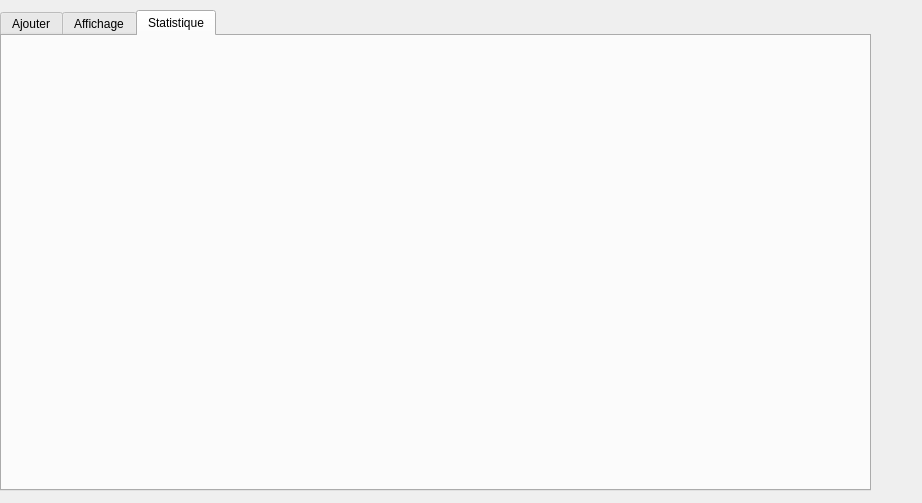
<?xml version="1.0" encoding="UTF-8"?>
<ui version="4.0">
 <class>immobilier</class>
 <widget class="QDialog" name="immobilier">
  <property name="geometry">
   <rect>
    <x>0</x>
    <y>0</y>
    <width>922</width>
    <height>503</height>
   </rect>
  </property>
  <property name="windowTitle">
   <string>Dialog</string>
  </property>
  <widget class="QTabWidget" name="tabWidget">
   <property name="geometry">
    <rect>
     <x>0</x>
     <y>10</y>
     <width>871</width>
     <height>481</height>
    </rect>
   </property>
   <property name="minimumSize">
    <size>
     <width>871</width>
     <height>0</height>
    </size>
   </property>
   <property name="cursor">
    <cursorShape>ArrowCursor</cursorShape>
   </property>
   <property name="currentIndex">
    <number>2</number>
   </property>
   <widget class="QWidget" name="tab_3">
    <attribute name="title">
     <string>Ajouter</string>
    </attribute>
    <widget class="QLabel" name="label">
     <property name="geometry">
      <rect>
       <x>45</x>
       <y>50</y>
       <width>81</width>
       <height>20</height>
      </rect>
     </property>
     <property name="text">
      <string>ID Immeuble</string>
     </property>
    </widget>
    <widget class="QLineEdit" name="ID_Produit">
     <property name="geometry">
      <rect>
       <x>160</x>
       <y>50</y>
       <width>113</width>
       <height>22</height>
      </rect>
     </property>
    </widget>
    <widget class="QPushButton" name="pushButton">
     <property name="geometry">
      <rect>
       <x>360</x>
       <y>390</y>
       <width>171</width>
       <height>31</height>
      </rect>
     </property>
     <property name="styleSheet">
      <string notr="true"> QPushButton {
color: #ffffff;
border: 3px solid #000000;
font: 10pt &quot;Segoe UI Black&quot;;
border-radius: 26px;
padding: 5px;
background: qradialgradient(cx: 0.3, cy: -0.4,
fx: 0.3, fy: -0.4,
radius: 1.65, stop: 0 #D0CAC1, stop: 1 #rgb(200, 195, 186));
min-width: 80px;
}

QPushButton:hover {
background: qradialgradient(cx: 0.3, cy: -0.4,
fx: 0.3, fy: -0.4,
radius: 1.65, stop: 0 #c8c3ba, stop: 1 #c8c3ba);
}

 QPushButton:pressed {
background: qradialgradient(cx: 0.4, cy: -0.1,
fx: 0.4, fy: -0.1,
radius: 1.65, stop: 0 #0936F5, stop: 1 #0936F5);
}</string>
     </property>
     <property name="text">
      <string>Ajouter</string>
     </property>
    </widget>
    <widget class="QLineEdit" name="Type">
     <property name="geometry">
      <rect>
       <x>160</x>
       <y>90</y>
       <width>113</width>
       <height>22</height>
      </rect>
     </property>
    </widget>
    <widget class="QLineEdit" name="Description">
     <property name="geometry">
      <rect>
       <x>160</x>
       <y>130</y>
       <width>113</width>
       <height>22</height>
      </rect>
     </property>
    </widget>
    <widget class="QLineEdit" name="Adresse">
     <property name="geometry">
      <rect>
       <x>160</x>
       <y>180</y>
       <width>113</width>
       <height>22</height>
      </rect>
     </property>
    </widget>
    <widget class="QLabel" name="label_2">
     <property name="geometry">
      <rect>
       <x>70</x>
       <y>90</y>
       <width>56</width>
       <height>16</height>
      </rect>
     </property>
     <property name="text">
      <string>Type</string>
     </property>
    </widget>
    <widget class="QLabel" name="label_3">
     <property name="geometry">
      <rect>
       <x>55</x>
       <y>130</y>
       <width>71</width>
       <height>20</height>
      </rect>
     </property>
     <property name="text">
      <string>Description</string>
     </property>
    </widget>
    <widget class="QLabel" name="label_4">
     <property name="geometry">
      <rect>
       <x>65</x>
       <y>180</y>
       <width>61</width>
       <height>20</height>
      </rect>
     </property>
     <property name="text">
      <string>Adresse</string>
     </property>
    </widget>
    <widget class="QPushButton" name="pushButton_2">
     <property name="geometry">
      <rect>
       <x>510</x>
       <y>290</y>
       <width>151</width>
       <height>28</height>
      </rect>
     </property>
     <property name="text">
      <string>Inserer Image</string>
     </property>
    </widget>
    <widget class="QLabel" name="label_10">
     <property name="geometry">
      <rect>
       <x>60</x>
       <y>280</y>
       <width>171</width>
       <height>161</height>
      </rect>
     </property>
     <property name="styleSheet">
      <string notr="true">border-image: url(:/new/prefix1/New folder/2.1.png);</string>
     </property>
     <property name="text">
      <string/>
     </property>
    </widget>
    <widget class="QLabel" name="img">
     <property name="geometry">
      <rect>
       <x>460</x>
       <y>30</y>
       <width>261</width>
       <height>171</height>
      </rect>
     </property>
     <property name="text">
      <string/>
     </property>
    </widget>
    <widget class="QLineEdit" name="img2">
     <property name="geometry">
      <rect>
       <x>520</x>
       <y>260</y>
       <width>113</width>
       <height>22</height>
      </rect>
     </property>
    </widget>
   </widget>
   <widget class="QWidget" name="tab">
    <attribute name="title">
     <string>Affichage</string>
    </attribute>
    <widget class="QLabel" name="label_13">
     <property name="geometry">
      <rect>
       <x>60</x>
       <y>140</y>
       <width>171</width>
       <height>161</height>
      </rect>
     </property>
     <property name="cursor">
      <cursorShape>ArrowCursor</cursorShape>
     </property>
     <property name="styleSheet">
      <string notr="true">border-image: url(:/new/prefix1/New folder/2.1.png);</string>
     </property>
     <property name="text">
      <string/>
     </property>
    </widget>
    <widget class="QPushButton" name="pushButton_6">
     <property name="geometry">
      <rect>
       <x>280</x>
       <y>360</y>
       <width>151</width>
       <height>28</height>
      </rect>
     </property>
     <property name="text">
      <string>Modifier</string>
     </property>
    </widget>
    <widget class="QLabel" name="label_17">
     <property name="geometry">
      <rect>
       <x>55</x>
       <y>50</y>
       <width>81</width>
       <height>20</height>
      </rect>
     </property>
     <property name="text">
      <string>ID Immeuble</string>
     </property>
    </widget>
    <widget class="QComboBox" name="comboBox_3">
     <property name="geometry">
      <rect>
       <x>170</x>
       <y>50</y>
       <width>111</width>
       <height>22</height>
      </rect>
     </property>
    </widget>
    <widget class="QPushButton" name="pushButton_8">
     <property name="geometry">
      <rect>
       <x>460</x>
       <y>360</y>
       <width>151</width>
       <height>28</height>
      </rect>
     </property>
     <property name="text">
      <string>Supprimer</string>
     </property>
    </widget>
    <widget class="QLabel" name="label_5">
     <property name="geometry">
      <rect>
       <x>730</x>
       <y>370</y>
       <width>56</width>
       <height>16</height>
      </rect>
     </property>
     <property name="text">
      <string/>
     </property>
    </widget>
    <widget class="QTableView" name="tableView">
     <property name="geometry">
      <rect>
       <x>300</x>
       <y>10</y>
       <width>561</width>
       <height>341</height>
      </rect>
     </property>
    </widget>
    <widget class="QLineEdit" name="lineEdit">
     <property name="geometry">
      <rect>
       <x>700</x>
       <y>360</y>
       <width>161</width>
       <height>22</height>
      </rect>
     </property>
     <property name="placeholderText">
      <string>Recherche...</string>
     </property>
    </widget>
    <widget class="QComboBox" name="comboBox">
     <property name="geometry">
      <rect>
       <x>760</x>
       <y>390</y>
       <width>73</width>
       <height>22</height>
      </rect>
     </property>
     <item>
      <property name="text">
       <string>NONE</string>
      </property>
     </item>
     <item>
      <property name="text">
       <string>id prod</string>
      </property>
     </item>
     <item>
      <property name="text">
       <string>type</string>
      </property>
     </item>
     <item>
      <property name="text">
       <string>id emp</string>
      </property>
     </item>
    </widget>
    <widget class="QLabel" name="label_7">
     <property name="geometry">
      <rect>
       <x>700</x>
       <y>390</y>
       <width>56</width>
       <height>16</height>
      </rect>
     </property>
     <property name="text">
      <string>trier par</string>
     </property>
    </widget>
    <widget class="QPushButton" name="pushButton_3">
     <property name="geometry">
      <rect>
       <x>400</x>
       <y>400</y>
       <width>93</width>
       <height>28</height>
      </rect>
     </property>
     <property name="text">
      <string>PDF</string>
     </property>
    </widget>
   </widget>
   <widget class="QWidget" name="tab_2">
    <attribute name="title">
     <string>Statistique</string>
    </attribute>
    <widget class="QFrame" name="horizontalFrame">
     <property name="geometry">
      <rect>
       <x>10</x>
       <y>10</y>
       <width>851</width>
       <height>431</height>
      </rect>
     </property>
     <layout class="QHBoxLayout" name="horizontalLayout"/>
    </widget>
   </widget>
  </widget>
 </widget>
 <resources/>
 <connections/>
</ui>
